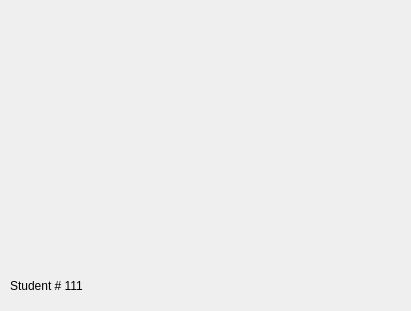
<?xml version="1.0" encoding="UTF-8"?>
<ui version="4.0">
 <class>info</class>
 <widget class="QDialog" name="info">
  <property name="geometry">
   <rect>
    <x>0</x>
    <y>0</y>
    <width>411</width>
    <height>311</height>
   </rect>
  </property>
  <property name="windowTitle">
   <string>Dialog</string>
  </property>
  <widget class="QWidget" name="verticalLayoutWidget">
   <property name="geometry">
    <rect>
     <x>2</x>
     <y>2</y>
     <width>411</width>
     <height>261</height>
    </rect>
   </property>
   <layout class="QVBoxLayout" name="verticalLayout"/>
  </widget>
  <widget class="QLabel" name="label">
   <property name="geometry">
    <rect>
     <x>10</x>
     <y>275</y>
     <width>121</width>
     <height>21</height>
    </rect>
   </property>
   <property name="text">
    <string>Student # 111</string>
   </property>
  </widget>
 </widget>
 <resources/>
 <connections/>
</ui>
